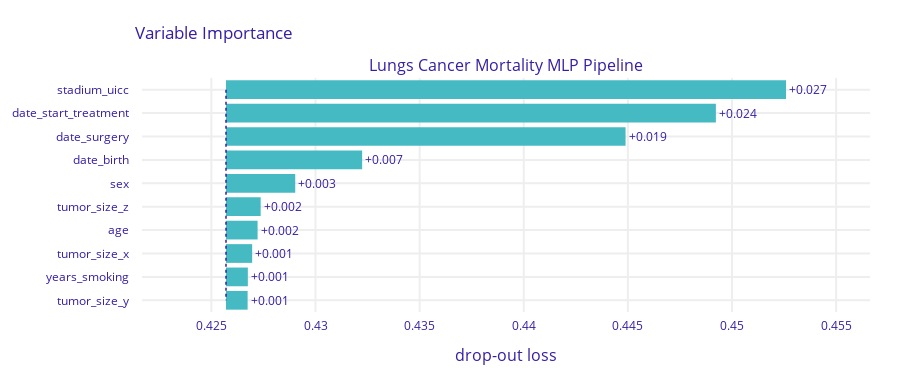

Here is the notebook cell this chart was saved with:
### Code cell
def VariableImp():
    vi = exp.model_parts()
    vi.plot(max_vars=10)
    
VariableImp()

### Figure 1 — Plotly figure (JSON) as saved in the notebook; plotly's stock layout.template omitted (floating-point values rounded to 4 significant figures)
{"data": [{"base": 0.4257, "hoverinfo": "text", "hoverlabel": {"bgcolor": "rgba(0,0,0,0.8)"}, "hovertext": ["Model: Lungs Cancer Mortality MLP Pipeline loss after<br>variable: stadium_uicc is permuted: 0.453<br>Drop-out loss change: +0.027", "Model: Lungs Cancer Mortality MLP Pipeline loss after<br>variable: date_start_treatment is permuted: 0.449<br>Drop-out loss change: +0.024", "Model: Lungs Cancer Mortality MLP Pipeline loss after<br>variable: date_surgery is permuted: 0.445<br>Drop-out loss change: +0.019", "Model: Lungs Cancer Mortality MLP Pipeline loss after<br>variable: date_birth is permuted: 0.432<br>Drop-out loss change: +0.007", "Model: Lungs Cancer Mortality MLP Pipeline loss after<br>variable: sex is permuted: 0.429<br>Drop-out loss change: +0.003", "Model: Lungs Cancer Mortality MLP Pipeline loss after<br>variable: tumor_size_z is permuted: 0.427<br>Drop-out loss change: +0.002", "Model: Lungs Cancer Mortality MLP Pipeline loss after<br>variable: age is permuted: 0.427<br>Drop-out loss change: +0.002", "Model: Lungs Cancer Mortality MLP Pipeline loss after<br>variable: tumor_size_x is permuted: 0.427<br>Drop-out loss change: +0.001", "Model: Lungs Cancer Mortality MLP Pipeline loss after<br>variable: years_smoking is permuted: 0.427<br>Drop-out loss change: +0.001", "Model: Lungs Cancer Mortality MLP Pipeline loss after<br>variable: tumor_size_y is permuted: 0.427<br>Drop-out loss change: +0.001"], "marker": {"color": "#46bac2"}, "orientation": "h", "showlegend": false, "text": ["+0.027", "+0.024", "+0.019", "+0.007", "+0.003", "+0.002", "+0.002", "+0.001", "+0.001", "+0.001"], "textposition": "outside", "type": "bar", "x": [0.02689, 0.02352, 0.01919, 0.006537, 0.003324, 0.001665, 0.001517, 0.001257, 0.001049, 0.001039], "xaxis": "x", "y": ["stadium_uicc", "date_start_treatment", "date_surgery", "date_birth", "sex", "tumor_size_z", "age", "tumor_size_x", "years_smoking", "tumor_size_y"], "yaxis": "y"}], "layout": {"annotations": [{"font": {"size": 16}, "showarrow": false, "text": "Lungs Cancer Mortality MLP Pipeline", "x": 0.5, "xanchor": "center", "xref": "paper", "y": 1, "yanchor": "bottom", "yref": "paper"}, {"font": {"size": 16}, "showarrow": false, "text": "drop-out loss", "x": 0.5, "xanchor": "center", "xref": "paper", "y": 0, "yanchor": "top", "yref": "paper", "yshift": -30}], "font": {"color": "#371ea3"}, "height": 383, "margin": {"b": 71, "r": 30, "t": 78}, "shapes": [{"line": {"color": "#371ea3", "dash": "dot", "width": 1.5}, "type": "line", "x0": 0.4257, "x1": 0.4257, "xref": "x", "y0": 0, "y1": 9, "yref": "y"}], "title": {"text": "Variable Importance", "x": 0.15}, "xaxis": {"anchor": "y", "automargin": true, "domain": [0, 1], "fixedrange": true, "gridwidth": 2, "range": [0.4217, 0.4566], "tickcolor": "white", "ticklen": 3, "ticks": "outside", "type": "linear", "zeroline": false}, "yaxis": {"anchor": "x", "automargin": true, "autorange": "reversed", "domain": [0, 1], "fixedrange": true, "gridwidth": 2, "tickcolor": "white", "ticklen": 10, "ticks": "outside", "type": "category"}}}
